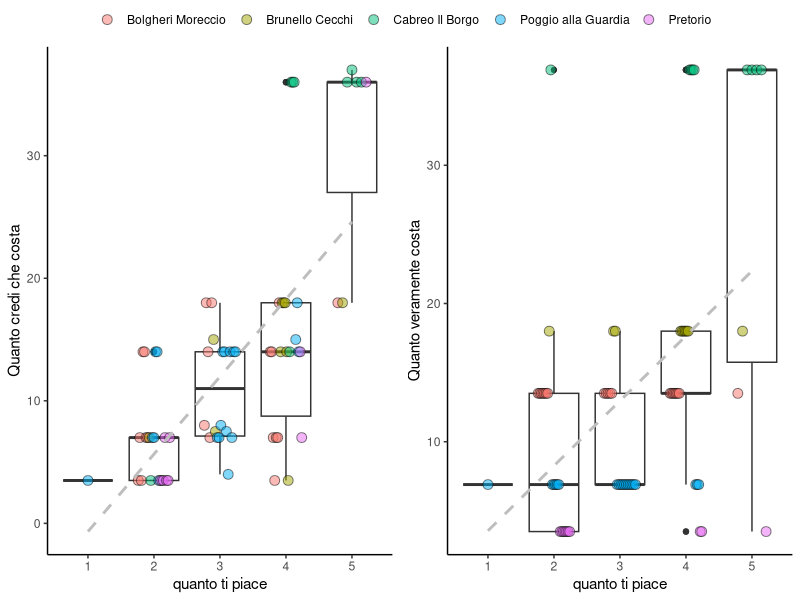
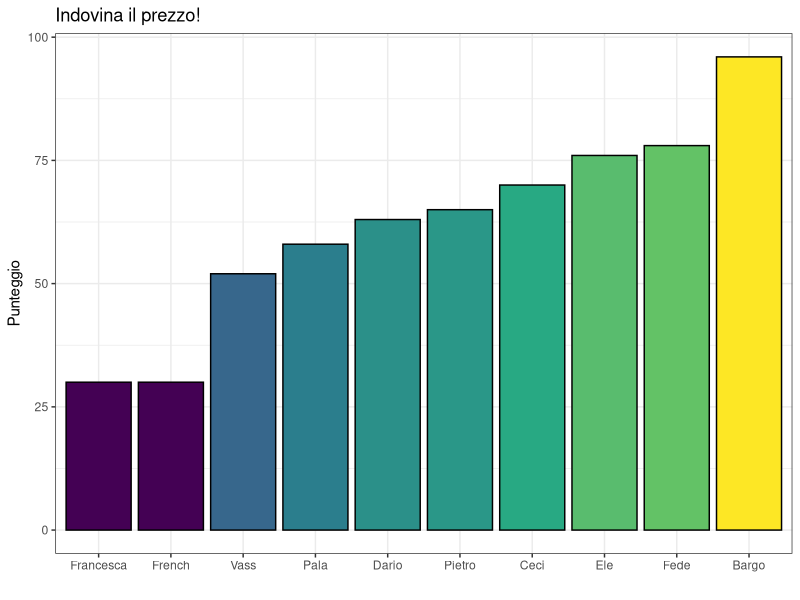
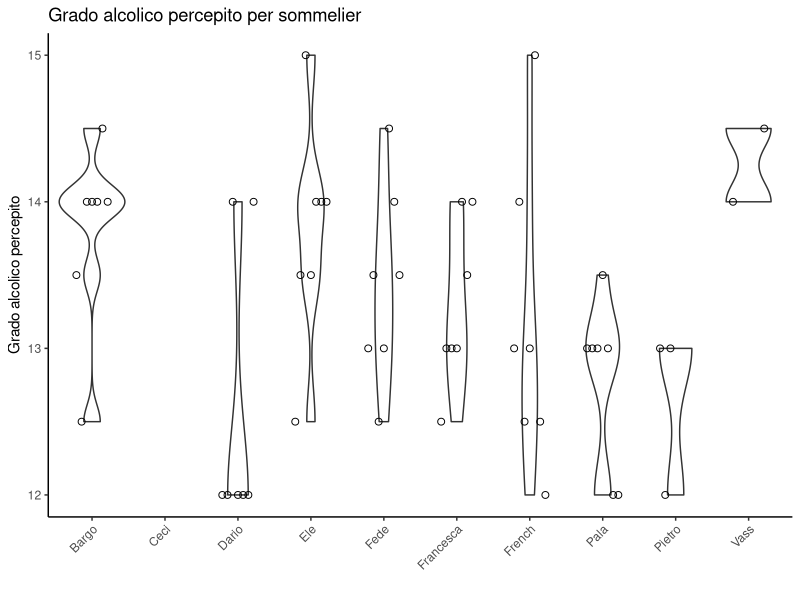
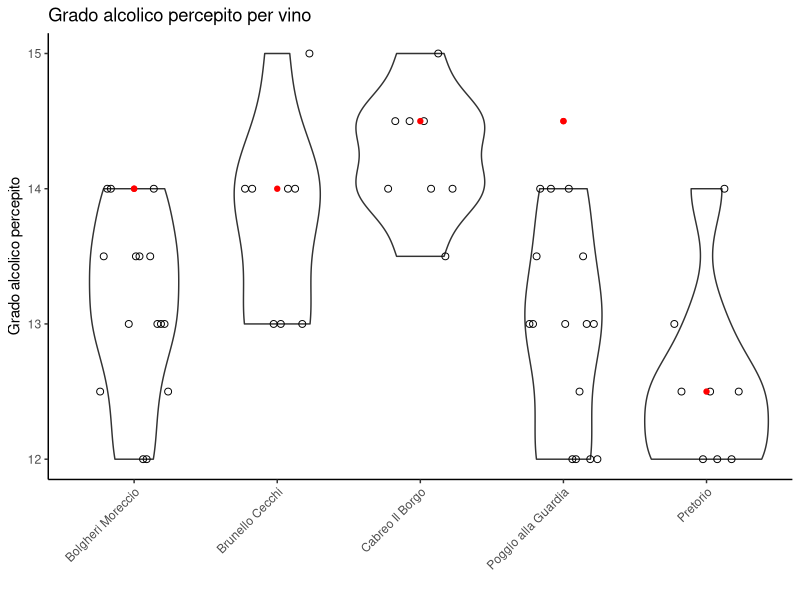
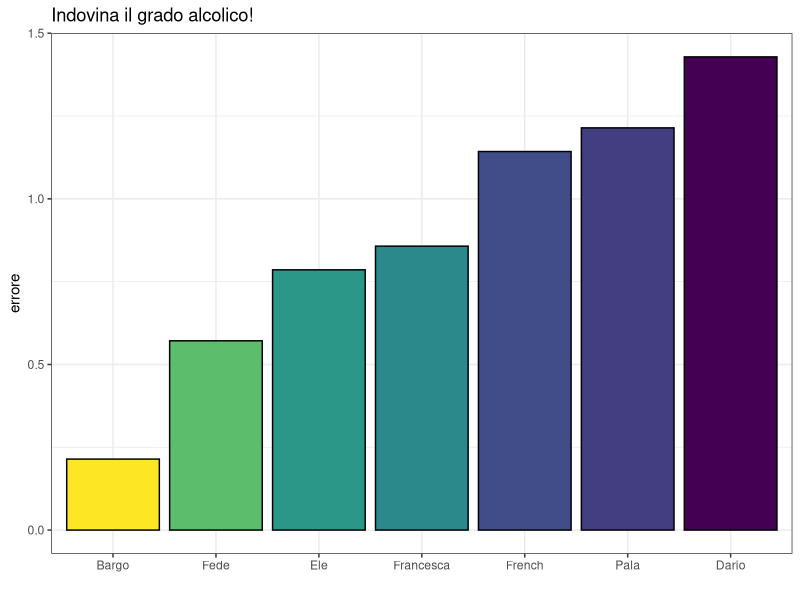
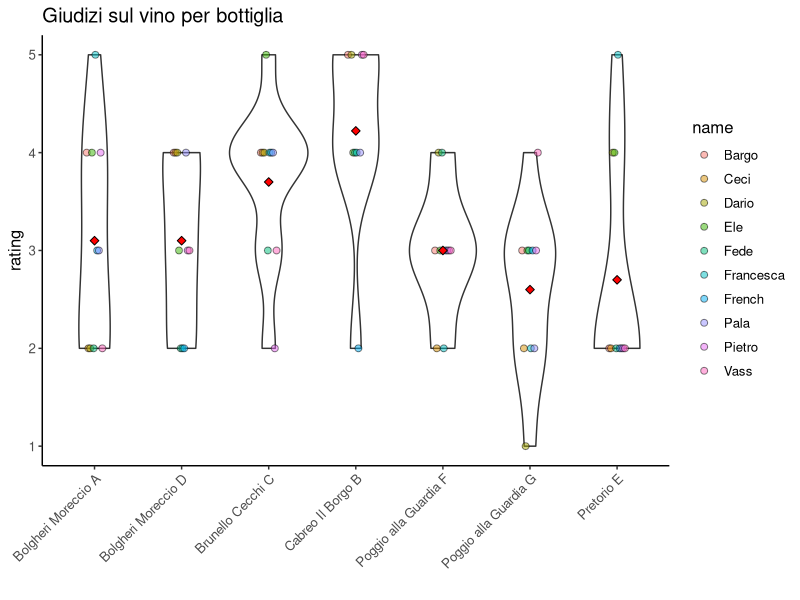
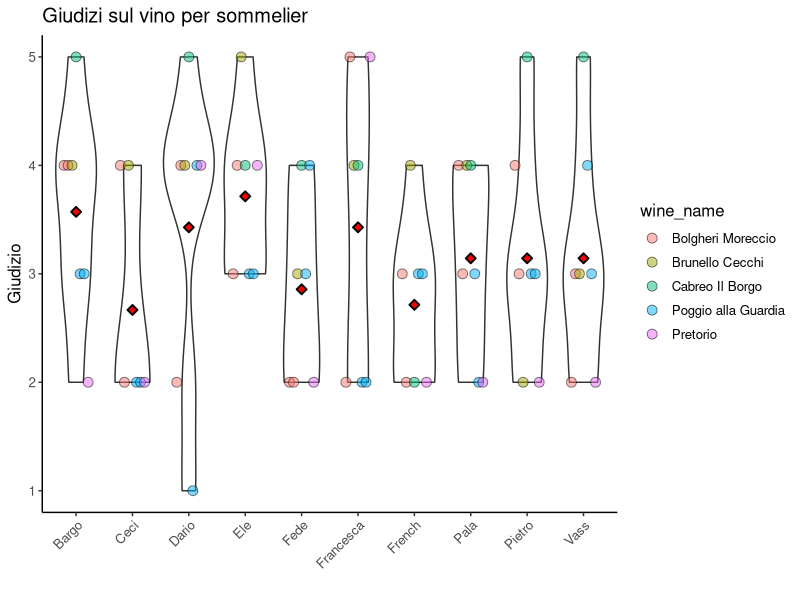
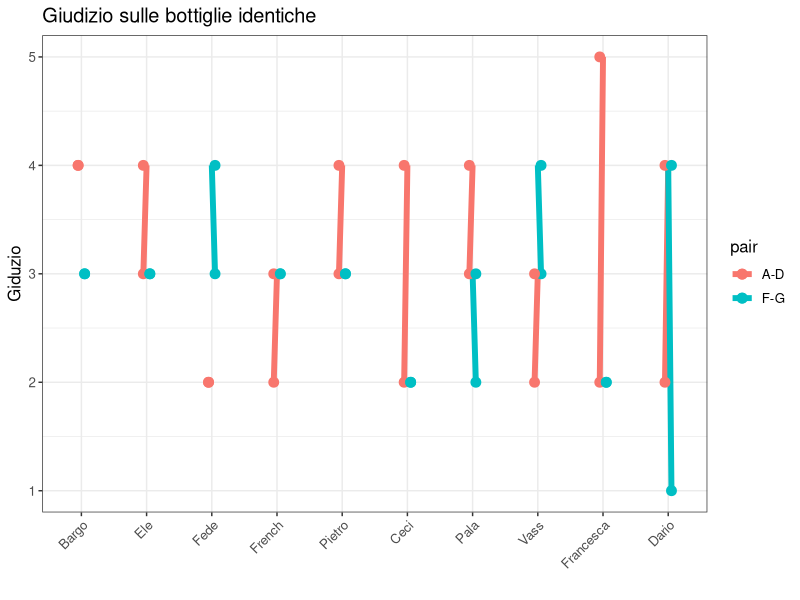

The R source for these figures, in order:
## ---- chunk 1
knitr::opts_chunk$set(echo = FALSE, message = FALSE, warning = FALSE)
## ---- chunk 2
library(tidyverse)
library("RColorBrewer")

rating_raw <- readxl::read_xlsx("wine_rating.xlsx", "rating")
sommeliers <- readxl::read_xlsx("wine_rating.xlsx", "sommeliers")
labels <- readxl::read_xlsx("wine_rating.xlsx", "labels")

rating <- rating_raw %>%
  mutate(other = str_split(other, ",")) %>%
  unnest(other) %>%
  mutate(other= case_when(is.na(other) ~ "noother",
                          T~other),
           is_other = case_when(!is.na(other)~"1")) %>%
  spread(other, is_other) %>%
  select(-noother) %>%
  left_join(labels) %>%
  left_join(sommeliers)

## ---- chunk 3
costpay1 <- rating %>%
  ggplot(aes(y=pay, x=grade)) +
  geom_boxplot(aes(group=grade)) +
  geom_point(shape=21, size=3, position = position_dodge2(width = .5), aes(fill=wine_name), show.legend = T, alpha=.5) +
  theme_classic() +
  labs(y="Quanto credi che costa", x="quanto ti piace",fill="") +
  geom_smooth(method="lm", col="gray", linetype="dashed", se=F)

costpay2 <- rating %>%
  ggplot(aes(y=discount_price, x=grade)) +
  geom_boxplot(aes(group=grade)) +
  geom_point(shape=21, size=3, position = position_dodge2(width = .5),
             aes(fill=wine_name), alpha=.5) +
  theme_classic() +
  labs(y="Quanto veramente costa", x="quanto ti piace",fill="")+
  geom_smooth(method="lm", col="gray", linetype="dashed", se=F)

ggpubr::ggarrange(plotlist = list(A=costpay1, B=costpay2), 
                  common.legend = T)

## ---- chunk 4
auction_rank <- rating %>% 
  mutate(diff = pay - auction_sold,
         Nome=name,
         Punteggio = ifelse(diff>=0,auction_sold, 0))  %>% 
  group_by(Nome) %>% 
  summarise(Punteggio = sum(Punteggio)) %>% 
  arrange(Punteggio)

auction_rank %>% 
  ggplot(aes(x=reorder(Nome, Punteggio), y=Punteggio)) +
  geom_col(aes(fill=Punteggio), col="black", show.legend = F) +
  theme_bw() +
  scale_fill_continuous(type = "viridis") +
  labs(x="") +
  ggtitle("Indovina il prezzo!")

## ---- chunk 5
ethobyname <- rating %>%
  select(name, etoh) %>%
  ggplot(aes(x=name, y=etoh)) +
  geom_violin() +
  geom_point(size=2, shape=21, position= position_dodge2(width = 0.5)) +
  theme_classic() +
  theme(axis.text.x = element_text(angle=45, hjust=1)) +
  ggtitle("Grado alcolico percepito per sommelier") +
  labs(y="Grado alcolico percepito", x="")

ethobyname
## ---- chunk 6
ethobywine <- rating %>%
  select(wine_name, etoh, pay) %>%
  ggplot(aes(x=wine_name, y=etoh)) +
  geom_violin() +
  geom_point(size=2, shape=21, position= position_dodge2(width = 0.5)) +
  theme_classic()+
  theme(axis.text.x = element_text(angle=45, hjust=1)) +
  geom_point(data= labels, col="red", aes(x=wine_name, y=EtOH)) +
  ggtitle("Grado alcolico percepito per vino") +
  labs(y="Grado alcolico percepito", x="")


ethobywine
## ---- chunk 7
ehohguess_rank <- rating %>% 
  transmute(diff = abs(etoh - EtOH),
         Nome=name) %>%
  group_by(Nome) %>% 
  summarise(Punteggio = mean(diff)) %>% 
  arrange(Punteggio) %>% 
  filter(!is.na(Punteggio))

ehohguess_rank %>% 
  ggplot(aes(x=reorder(Nome, Punteggio), y=Punteggio)) +
  geom_col(aes(fill=Punteggio), col="black", show.legend = F) +
  theme_bw() +
  scale_fill_continuous(type = "viridis", trans = 'reverse') +
  labs(x="", y="errore") +
  ggtitle("Indovina il grado alcolico!")
## ---- chunk 8
vino_rating_bottle <- rating %>%
  ggplot(aes(y=grade, x= reorder(paste(wine_name, label), wine_name))) +
  geom_violin() +
  geom_point(position=position_dodge2(width=.2), shape=21, alpha=.5, col="black", size=2, aes(fill=name)) +
  geom_point(size=2,shape=23, stat="summary", fill="red") +
  theme_classic() +
  theme(axis.text.x = element_text(angle=45, hjust=1, vjust=1),
        text=element_text(size=12)) +
  xlab("") + ylab("rating") +
  ggtitle("Giudizi sul vino per bottiglia")

vino_rating_bottle
## ---- chunk 9
winner_wine <- rating %>% 
  group_by(wine_name) %>% 
  summarise(grade=mean(grade)) %>% 
  arrange(desc(grade)) %>% 
  slice(1) %>% 
  pull(wine_name)

## ---- chunk 10
rating_per_sommelier <- rating %>%
  ggplot(aes(y=grade, x= name)) +
  geom_violin(trim = T, scale = "count") +
  geom_point(position=position_dodge2(width=.5), 
             size=3, shape=21,alpha=.5, 
             aes(fill = wine_name), stat="identity") +
  geom_point(size=2, stat="summary", fill="red", shape=23, stroke=1) +
  theme_classic() +
  theme(axis.text.x = element_text(angle=45, hjust=1, vjust=1),
        text=element_text(size=12)) +
  labs(x="", y="Giudizio") +
  ggtitle("Giudizi sul vino per sommelier")

rating_per_sommelier
## ---- chunk 11
paired_wines_rating <- rating %>%
  filter(label %in% c("A","D","F","G")) %>% 
  mutate(pair = ifelse(label %in% c("A","D"),"A-D","F-G")) %>% 
  group_by(name, pair) %>% 
  summarise(min=min(grade), max=max(grade)) %>% 
  ggplot(aes(col=pair,x= reorder(name, abs(min-max)), y=min, yend=max, xend=name)) +
  geom_segment(size=2, position = position_dodge2(width = .2)) +
  geom_point(aes(y=min), position = position_dodge2(width = .2),
             size=3, stat="identity") +
  geom_point(aes(y=max), position = position_dodge2(width = .2),
             size=3, stat="identity") +
  theme_bw() +
  theme(axis.text.x = element_text(angle=45, hjust=1, vjust=1),
        text=element_text(size=12)) +
  labs(y="Giduzio", x="") +
  ggtitle("Giudizio sulle bottiglie identiche") +
  scale_y_continuous(limits = c(1,5))

paired_wines_rating
## ---- chunk 12
heapmap <- rating %>%
  select(name,label,grade, wine_name) %>%
  unite(wine_name, wine_name, label, sep= " ") %>%
  spread(wine_name, grade) %>%
  column_to_rownames("name") %>%
  as.matrix() %>% t() %>%
  scale(center = F, scale = F) %>%
  pheatmap::pheatmap()

heapmap
